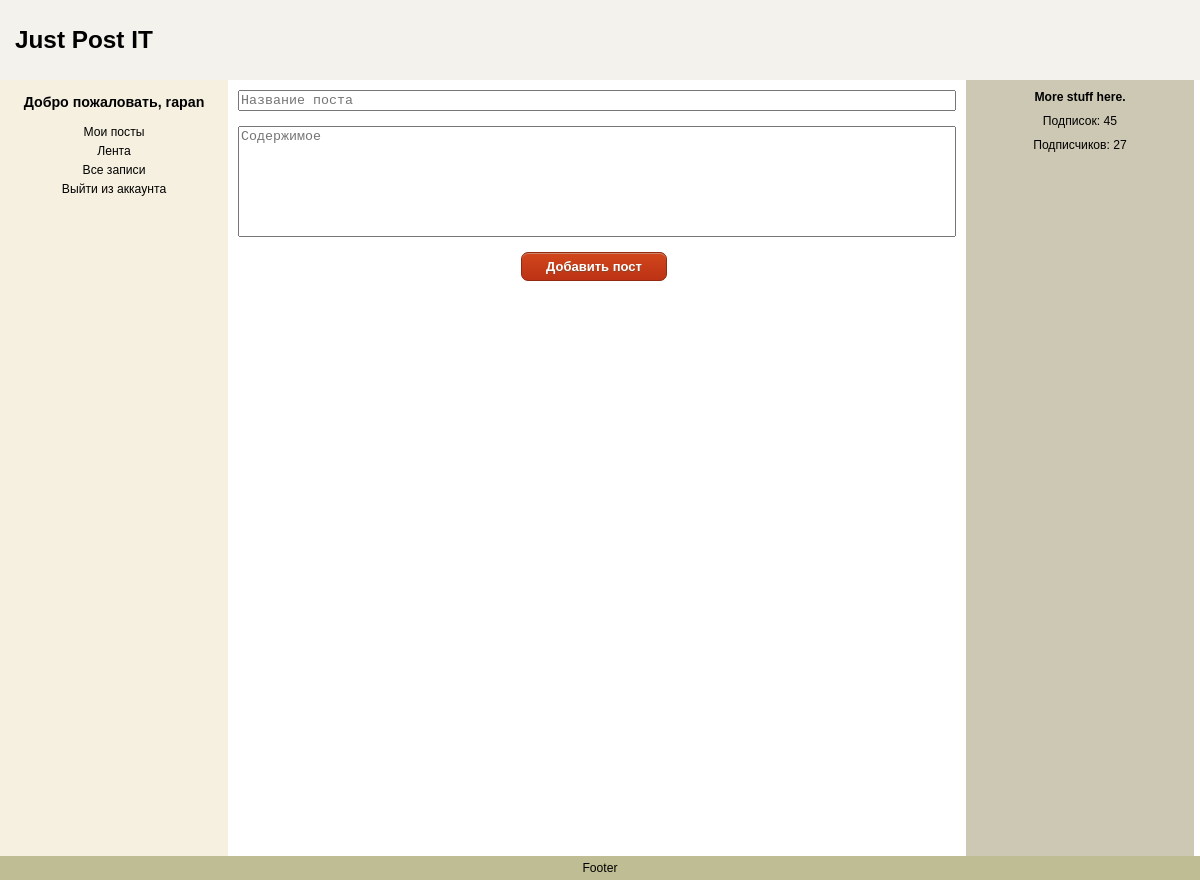
The page /home/ (signed in) on the database as committed earlier.
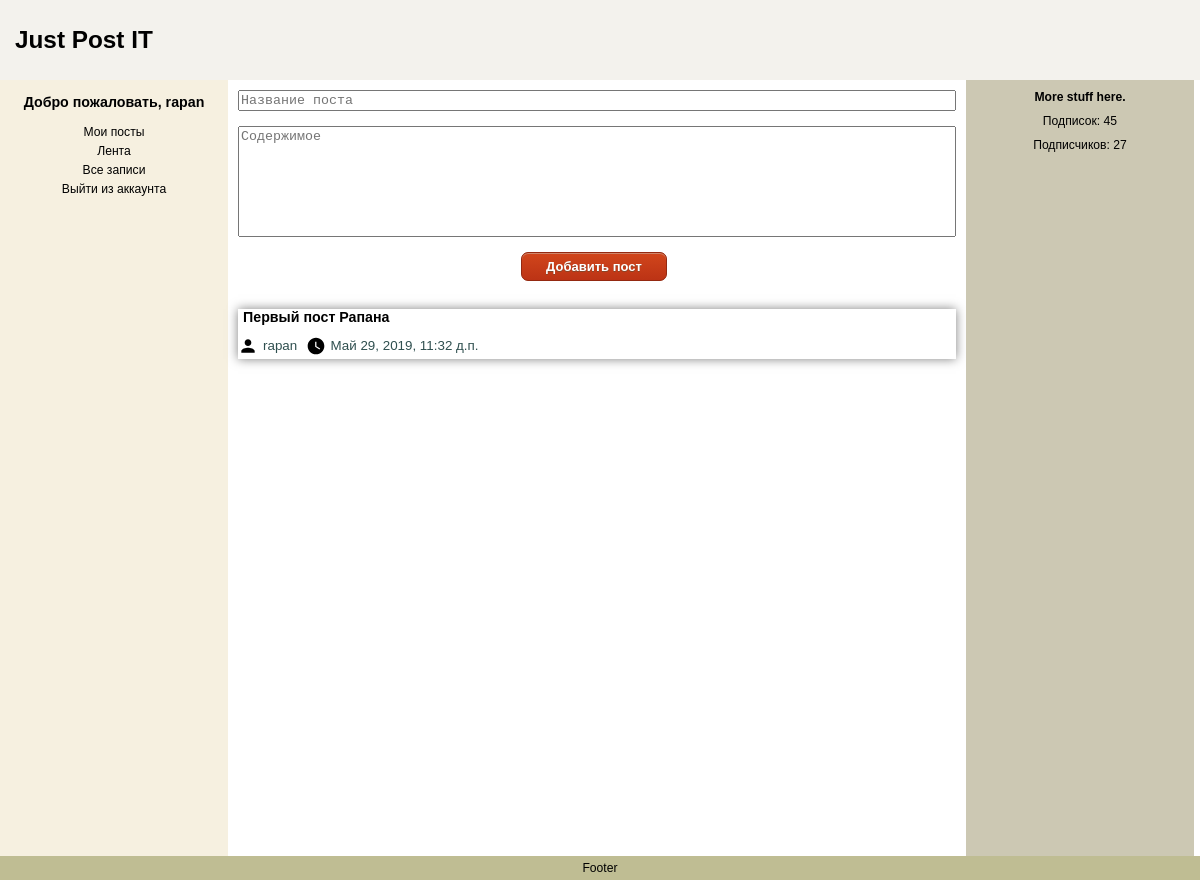
The same page on the database as committed later.
### justPost/models.py (models this page shows, shortened)
class Posts (models.Model):
    post_id = models.AutoField(primary_key=True)
    author = models.ForeignKey(Profile, on_delete=models.CASCADE)
    title = models.CharField(max_length=200)
    pub_date = models.DateTimeField()
    content = models.TextField(max_length=1000)
    class Meta:
        ordering = ['pub_date']

class Profile (models.Model):
    user = models.OneToOneField(User, on_delete=models.CASCADE)
    about_me = models.CharField(max_length=250, null=True, blank=True)
    subscriptions = models.ManyToManyField('self', related_name='subscribers')
    viewed_posts = models.ManyToManyField('Posts', related_name='viewers')

### justPost/views.py (the view, shortened to what this page needs)
# urls.py: path('', indexView, name='home'),
def indexView(request):
    if request.user.is_authenticated:
        if request.method == 'GET':
            form = PostForm()
            posts = Posts.objects.filter(author_id__exact=request.user.id).order_by('-pub_date')
            return render(request, 'home.html', {'form': form, 'posts': posts})
        return render(request, 'home.html')
    else:
        return redirect('login')

### justPost/forms.py
class PostForm(forms.Form):
    title = forms.CharField(max_length=200, widget=forms.Textarea(attrs={'rows': 1, 'style': 'resize:none; width: 100%;'}))
    content = forms.CharField(widget=forms.Textarea(attrs={'rows': 7, 'style': 'resize:none; width: 100%;'}))
    class Meta:
        fields = ["title", "content"]
    def __init__(self, *args, **kwargs):
        super(PostForm, self).__init__(*args, **kwargs)
        self.fields['title'].widget.attrs['placeholder'] = 'Название поста'
        self.fields['content'].widget.attrs['placeholder'] = 'Содержимое'

### templates/home.html (shortened to what this page needs)
{% extends 'base.html' %}
{% block body %}
    <div id="container">
  {% block top-header %}<div id="header"><h1><a href="">Just Post IT</a></h1></div> {% endblock %}
   {% block navigation %}
  <div id="navigation">
   {% if user.is_authenticated %}
      <p><h3>Добро пожаловать, {{ user.get_username }}</h3></p>
       <ul>
        <li><a href="{% url 'home' %}">Мои посты</a></li>
        <li><a href="">Лента</a></li>
        <li><a href="{% url 'posts' %}">Все записи</a></li>
        <li><a href="{% url 'logout' %}">Выйти из аккаунта</a></li>
    </ul>
   {% endif %}
  </div>
    {% endblock %}
    {% block content %}
  <div id="content">
    {% block inputForm %}
        <div>
            <form method="post">
                {% for field in form %}
                    <p>
                        {{ field }}
                    </p>
                {% endfor %}
                <center><button type="submit" class="myButton">Добавить пост</button></center><br>
            </form>
        </div>
     {% endblock %}
    <div>
        {% if posts.exists %}
            {% for post in posts %}
                <div class="post_container">
                    <h3><a href="">{{ post.title }}</a></h3>
                    <div class="svg_container">
                        <div class="outside">
                            <svg width="20" aria-hidden="true" role="img" focusable="false" viewBox="0 0 24 24" version="1.1" xmlns="http://www.w3.org/2000/svg">
                                <path d="M12 12c2.21 0 4-1.79 4-4s-1.79-4-4-4-4 1.79-4 4 1.79 4 4 4zm0 2c-2.67 0-8 1.34-8 4v2h16v-2c0-2.66-5.33-4-8-4z"></path>
                            </svg>
                            <a href="{% url 'author' post.author.user.get_username %}" >{{post.author.user.username }}</a>
                        </div>
                    </div>
                    <div class="svg_container">
                        <div class="outside">
                            <svg width="20" aria-hidden="true" role="img" focusable="false" viewBox="0 0 24 24" version="1.1" xmlns="http://www.w3.org/2000/svg">
                                <path d="M12 2C6.5 2 2 6.5 2 12s4.5 10 10 10 10-4.5 10-10S17.5 2 12 2zm4.2 14.2L11 13V7h1.5v5.2l4.5 2.7-.8 1.3z"></path>
                            </svg>
                            <a href="" >{{post.pub_date }}</a>
                        </div>
                    </div>
                    <br>
                </div>
            {% endfor %}
        {% endif %}
    </div>
  </div>
    {%  endblock %}
    {% block counters %}
  <div id="extra">
    <p><strong>More stuff here.</strong></p>
    <p>Подписок: 45</p>
    <p>Подписчиков: 27</p>
  </div>
{% endblock %}
</div>
    <div id="footer">
    <p>Footer</p>
  </div>
{% endblock %}

Rows that differ between the two databases and show on the page:
added Posts: title "Первый пост Рапана", author.user.username "rapan", pub_date "Май 29, 2019, 11:32 д.п."
